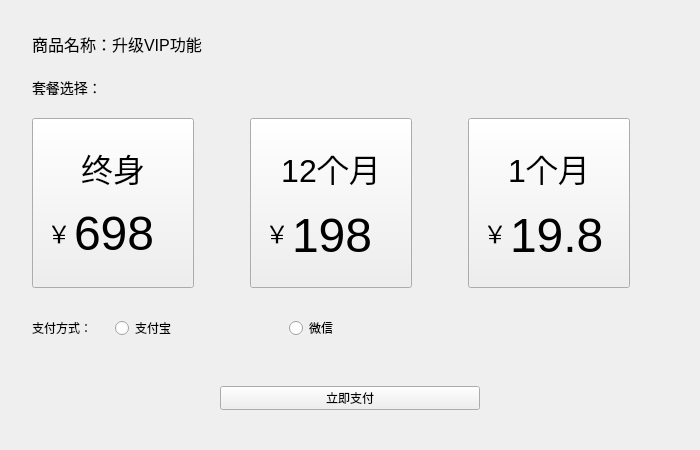
<?xml version="1.0" encoding="UTF-8"?>
<ui version="4.0">
 <class>PayDialog</class>
 <widget class="qMRMLWidget" name="PayDialog">
  <property name="geometry">
   <rect>
    <x>0</x>
    <y>0</y>
    <width>700</width>
    <height>450</height>
   </rect>
  </property>
  <property name="windowTitle">
   <string>支付窗口</string>
  </property>
  <widget class="QWidget" name="PayDialog2" native="true">
   <property name="geometry">
    <rect>
     <x>0</x>
     <y>0</y>
     <width>700</width>
     <height>499</height>
    </rect>
   </property>
   <property name="minimumSize">
    <size>
     <width>0</width>
     <height>200</height>
    </size>
   </property>
   <property name="styleSheet">
    <string notr="true"/>
   </property>
   <widget class="QLabel" name="label">
    <property name="geometry">
     <rect>
      <x>32</x>
      <y>32</y>
      <width>258</width>
      <height>24</height>
     </rect>
    </property>
    <property name="styleSheet">
     <string notr="true">font:16px;</string>
    </property>
    <property name="text">
     <string>商品名称：升级VIP功能</string>
    </property>
   </widget>
   <widget class="QPushButton" name="btnPay">
    <property name="geometry">
     <rect>
      <x>220</x>
      <y>386</y>
      <width>260</width>
      <height>24</height>
     </rect>
    </property>
    <property name="text">
     <string>立即支付</string>
    </property>
   </widget>
   <widget class="QLabel" name="label_3">
    <property name="geometry">
     <rect>
      <x>32</x>
      <y>150</y>
      <width>162</width>
      <height>36</height>
     </rect>
    </property>
    <property name="styleSheet">
     <string notr="true">font:32px;</string>
    </property>
    <property name="text">
     <string>终身</string>
    </property>
    <property name="alignment">
     <set>Qt::AlignCenter</set>
    </property>
   </widget>
   <widget class="QLabel" name="label_5">
    <property name="geometry">
     <rect>
      <x>250</x>
      <y>150</y>
      <width>162</width>
      <height>36</height>
     </rect>
    </property>
    <property name="styleSheet">
     <string notr="true">font:32px;</string>
    </property>
    <property name="text">
     <string>12个月</string>
    </property>
    <property name="alignment">
     <set>Qt::AlignCenter</set>
    </property>
   </widget>
   <widget class="QLabel" name="label_6">
    <property name="geometry">
     <rect>
      <x>468</x>
      <y>150</y>
      <width>162</width>
      <height>36</height>
     </rect>
    </property>
    <property name="styleSheet">
     <string notr="true">font:32px;</string>
    </property>
    <property name="text">
     <string>1个月</string>
    </property>
    <property name="alignment">
     <set>Qt::AlignCenter</set>
    </property>
   </widget>
   <widget class="QLabel" name="label_7">
    <property name="geometry">
     <rect>
      <x>52</x>
      <y>215</y>
      <width>14</width>
      <height>35</height>
     </rect>
    </property>
    <property name="styleSheet">
     <string notr="true">font:24px;</string>
    </property>
    <property name="text">
     <string>￥</string>
    </property>
    <property name="alignment">
     <set>Qt::AlignCenter</set>
    </property>
   </widget>
   <widget class="QLabel" name="label_8">
    <property name="geometry">
     <rect>
      <x>270</x>
      <y>215</y>
      <width>14</width>
      <height>35</height>
     </rect>
    </property>
    <property name="styleSheet">
     <string notr="true">font:24px;</string>
    </property>
    <property name="text">
     <string>￥</string>
    </property>
    <property name="alignment">
     <set>Qt::AlignCenter</set>
    </property>
   </widget>
   <widget class="QLabel" name="label_9">
    <property name="geometry">
     <rect>
      <x>488</x>
      <y>215</y>
      <width>14</width>
      <height>35</height>
     </rect>
    </property>
    <property name="styleSheet">
     <string notr="true">font:24px;</string>
    </property>
    <property name="text">
     <string>￥</string>
    </property>
    <property name="alignment">
     <set>Qt::AlignCenter</set>
    </property>
   </widget>
   <widget class="QLabel" name="label_10">
    <property name="geometry">
     <rect>
      <x>74</x>
      <y>208</y>
      <width>101</width>
      <height>50</height>
     </rect>
    </property>
    <property name="styleSheet">
     <string notr="true">font:48px;</string>
    </property>
    <property name="text">
     <string>698</string>
    </property>
   </widget>
   <widget class="QLabel" name="label_11">
    <property name="geometry">
     <rect>
      <x>292</x>
      <y>210</y>
      <width>101</width>
      <height>50</height>
     </rect>
    </property>
    <property name="styleSheet">
     <string notr="true">font:48px;</string>
    </property>
    <property name="text">
     <string>198</string>
    </property>
   </widget>
   <widget class="QLabel" name="label_12">
    <property name="geometry">
     <rect>
      <x>510</x>
      <y>210</y>
      <width>101</width>
      <height>50</height>
     </rect>
    </property>
    <property name="styleSheet">
     <string notr="true">font:48px;</string>
    </property>
    <property name="text">
     <string>19.8</string>
    </property>
   </widget>
   <widget class="QPushButton" name="btnPayLife">
    <property name="geometry">
     <rect>
      <x>32</x>
      <y>118</y>
      <width>162</width>
      <height>170</height>
     </rect>
    </property>
    <property name="sizePolicy">
     <sizepolicy hsizetype="Preferred" vsizetype="Preferred">
      <horstretch>0</horstretch>
      <verstretch>0</verstretch>
     </sizepolicy>
    </property>
    <property name="minimumSize">
     <size>
      <width>162</width>
      <height>170</height>
     </size>
    </property>
    <property name="maximumSize">
     <size>
      <width>162</width>
      <height>170</height>
     </size>
    </property>
    <property name="font">
     <font>
      <pointsize>14</pointsize>
      <weight>75</weight>
      <bold>true</bold>
     </font>
    </property>
    <property name="styleSheet">
     <string notr="true"/>
    </property>
    <property name="text">
     <string/>
    </property>
    <property name="checkable">
     <bool>true</bool>
    </property>
   </widget>
   <widget class="QPushButton" name="btnPayYear">
    <property name="geometry">
     <rect>
      <x>250</x>
      <y>118</y>
      <width>162</width>
      <height>170</height>
     </rect>
    </property>
    <property name="sizePolicy">
     <sizepolicy hsizetype="Preferred" vsizetype="Expanding">
      <horstretch>0</horstretch>
      <verstretch>0</verstretch>
     </sizepolicy>
    </property>
    <property name="minimumSize">
     <size>
      <width>162</width>
      <height>170</height>
     </size>
    </property>
    <property name="maximumSize">
     <size>
      <width>162</width>
      <height>170</height>
     </size>
    </property>
    <property name="font">
     <font>
      <pointsize>14</pointsize>
      <weight>75</weight>
      <bold>true</bold>
     </font>
    </property>
    <property name="text">
     <string/>
    </property>
    <property name="checkable">
     <bool>true</bool>
    </property>
   </widget>
   <widget class="QPushButton" name="btnPayMonth">
    <property name="geometry">
     <rect>
      <x>468</x>
      <y>118</y>
      <width>162</width>
      <height>170</height>
     </rect>
    </property>
    <property name="sizePolicy">
     <sizepolicy hsizetype="Preferred" vsizetype="Expanding">
      <horstretch>0</horstretch>
      <verstretch>0</verstretch>
     </sizepolicy>
    </property>
    <property name="minimumSize">
     <size>
      <width>162</width>
      <height>170</height>
     </size>
    </property>
    <property name="maximumSize">
     <size>
      <width>162</width>
      <height>170</height>
     </size>
    </property>
    <property name="font">
     <font>
      <pointsize>14</pointsize>
      <weight>75</weight>
      <bold>true</bold>
     </font>
    </property>
    <property name="text">
     <string/>
    </property>
    <property name="checkable">
     <bool>true</bool>
    </property>
   </widget>
   <widget class="QLabel" name="label_2">
    <property name="geometry">
     <rect>
      <x>32</x>
      <y>80</y>
      <width>181</width>
      <height>15</height>
     </rect>
    </property>
    <property name="styleSheet">
     <string notr="true">font:14px;</string>
    </property>
    <property name="text">
     <string>套餐选择：</string>
    </property>
   </widget>
   <widget class="QLabel" name="label_order_no">
    <property name="geometry">
     <rect>
      <x>76</x>
      <y>28</y>
      <width>16</width>
      <height>16</height>
     </rect>
    </property>
    <property name="text">
     <string/>
    </property>
   </widget>
   <widget class="QLabel" name="label_4">
    <property name="geometry">
     <rect>
      <x>32</x>
      <y>312</y>
      <width>71</width>
      <height>32</height>
     </rect>
    </property>
    <property name="text">
     <string>支付方式：</string>
    </property>
   </widget>
   <widget class="QRadioButton" name="alipay">
    <property name="geometry">
     <rect>
      <x>115</x>
      <y>312</y>
      <width>131</width>
      <height>32</height>
     </rect>
    </property>
    <property name="contextMenuPolicy">
     <enum>Qt::NoContextMenu</enum>
    </property>
    <property name="text">
     <string>支付宝</string>
    </property>
    <property name="icon">
     <iconset>
      <normaloff>../Icons/支付宝支付.svg</normaloff>../Icons/支付宝支付.svg</iconset>
    </property>
    <property name="iconSize">
     <size>
      <width>32</width>
      <height>32</height>
     </size>
    </property>
   </widget>
   <widget class="QRadioButton" name="wechat">
    <property name="geometry">
     <rect>
      <x>289</x>
      <y>312</y>
      <width>151</width>
      <height>32</height>
     </rect>
    </property>
    <property name="text">
     <string>微信</string>
    </property>
    <property name="icon">
     <iconset>
      <normaloff>../Icons/微信支付.svg</normaloff>../Icons/微信支付.svg</iconset>
    </property>
    <property name="iconSize">
     <size>
      <width>32</width>
      <height>32</height>
     </size>
    </property>
   </widget>
   <zorder>label_2</zorder>
   <zorder>label_order_no</zorder>
   <zorder>label_4</zorder>
   <zorder>alipay</zorder>
   <zorder>wechat</zorder>
   <zorder>btnPayLife</zorder>
   <zorder>btnPayYear</zorder>
   <zorder>btnPayMonth</zorder>
   <zorder>label</zorder>
   <zorder>btnPay</zorder>
   <zorder>label_3</zorder>
   <zorder>label_5</zorder>
   <zorder>label_6</zorder>
   <zorder>label_7</zorder>
   <zorder>label_8</zorder>
   <zorder>label_9</zorder>
   <zorder>label_10</zorder>
   <zorder>label_11</zorder>
   <zorder>label_12</zorder>
  </widget>
 </widget>
 <customwidgets>
  <customwidget>
   <class>qMRMLWidget</class>
   <extends>QWidget</extends>
   <header>qmrmlwidget.h</header>
   <container>1</container>
  </customwidget>
 </customwidgets>
 <resources/>
 <connections/>
</ui>
